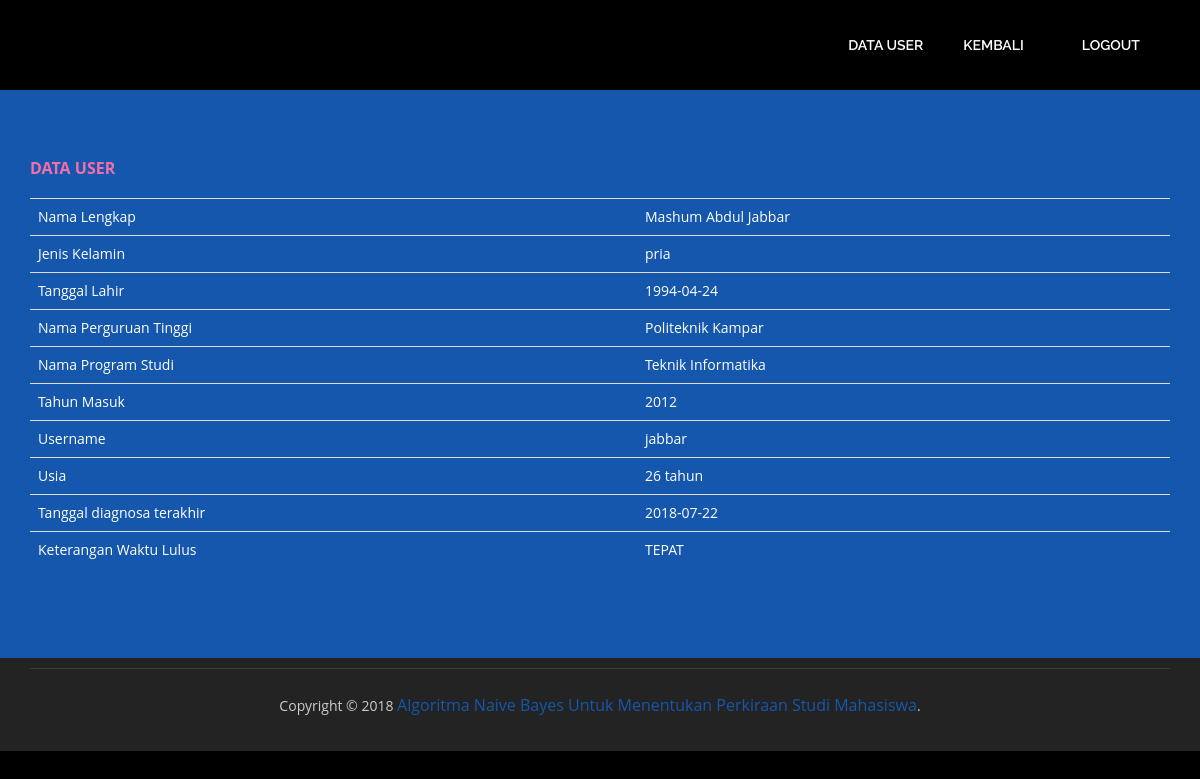
Screenshot of /periksa.php?act=user (signed in) with the database file from the repository.
### tables this page shows
CREATE TABLE `daftar_user` (
  `id_user` int(15) NOT NULL,
  `nama_lengkap` varchar(35) DEFAULT NULL,
  `nama_perti` varchar(35) DEFAULT NULL,
  `nama_jurusan` varchar(35) DEFAULT NULL,
  `tahun_masuk` varchar(35) DEFAULT NULL,
  `nama` varchar(35) DEFAULT NULL,
  `password` varchar(15) DEFAULT NULL,
  `jenis_kelamin` varchar(10) DEFAULT NULL,
  `tgl_lahir` date DEFAULT NULL,
  `tgl_diagnosa` date DEFAULT NULL,
  `keterangan` varchar(35) DEFAULT NULL,
  `updated` varchar(20) DEFAULT NULL,
  `updater` varchar(20) DEFAULT NULL
);

### periksa.php (the view, shortened to what this page needs)
<!doctype html>
<html style="background:#000;">
<head>
<link href="css/bootstrap.min.css" rel="stylesheet" type="text/css">
<link href="css/style.css" rel="stylesheet" type="text/css">
<link href="css/font-awesome.css" rel="stylesheet" type="text/css">
<link href="css/animate.css" rel="stylesheet" type="text/css">
</head>
<body>
<header id="header_wrapper">
  <div class="container">
    <div class="header_box">
	  <nav class="navbar navbar-inverse" role="navigation">
	    <div id="main-nav" class="collapse navbar-collapse navStyle">
			<ul class="nav navbar-nav" id="mainNav">
			  <li><a href="?act=user">Data User</a></li>
			  <li><a href="index.php">Kembali</a></li>
			   <li><a href="logout.php">Logout</a></li>
			</ul>
      </div>
	 </nav>
    </div>
  </div>
</header>
<section id="hero_section" class="top_cont_outer">
  <div class="hero_wrapper" id="hero_periksa">
    <div class="container">
      <div class="hero_section">
        <div class="row">
			<?php if($_GET['act']=="user"){?>
			<div class="col-lg-12 col-sm-7">
            <div class="top_left_cont animated">
			<h3>DATA USER</h3>
			<table class="table table" style="color:white;">
			<?php
			$ssql = "SELECT * FROM daftar_user WHERE id_user = '".$_SESSION['user']."'";
						$query = mysql_query($ssql);
						while ($record = mysql_fetch_array($query)){
							$lahir = substr($record['tgl_lahir'], 0, 4);
							$now = date ('Y');
							$usia = $now - $lahir;
							echo "<tr>";
							echo "<td>Nama Lengkap</td>";
							echo "<td>".$record['nama_lengkap']."</td>";
							echo "</tr>";
							echo "<tr>";
							echo "<td>Jenis Kelamin</td>";
							echo "<td>".$record['jenis_kelamin']."</td>";
							echo "</tr>";
							echo "<tr>";
							echo "<td>Tanggal Lahir</td>";
							echo "<td>".$record['tgl_lahir']."</td>";
							echo "</tr>";
							echo "<tr>";
							echo "<td>Nama Perguruan Tinggi</td>";
							echo "<td>".$record['nama_perti']."</td>";
							echo "</tr>";
							echo "<tr>";
							echo "<td>Nama Program Studi</td>";
							echo "<td>".$record['nama_jurusan']."</td>";
							echo "</tr>";
							echo "<tr>";
							echo "<td>Tahun Masuk</td>";
							echo "<td>".$record['tahun_masuk']."</td>";
							echo "</tr>";
							echo "<tr>";
							echo "<td>Username</td>";
							echo "<td>".$record['nama']."</td>";
							echo "</tr>";
							echo "<tr>";
							echo "<td>Usia</td>";
							echo "<td>$usia tahun</td>";
							echo "</tr>";
							echo "<tr>";
							echo "<td>Tanggal diagnosa terakhir</td>";
							echo "<td>".$record['tgl_diagnosa']."</td>";
							echo "</tr>";
							echo "<tr>";
							echo "<td>Keterangan Waktu Lulus</td>";
							echo "<td>".$record['keterangan']."</td>";
							echo "</tr>";
						} ?>
						</table>
				</div>
				</div>
					<?php	} ?>
        </div>
      </div>
    </div>
  </div>
</section>
<footer class="footer_wrapper" id="contact_periksa">
  <div class="container">
    <section class="page_section contact" id="contact_periksa">
    </section>
  </div>
  <div class="container">
    <div class="footer_bottom"><span>Copyright © 2018 <a href="index.php">Algoritma Naive Bayes Untuk Menentukan Perkiraan Studi Mahasiswa</a>. </span> </div>
  </div>
</footer>
</body>
</html>

### css/style.css (style rules this page uses)
ul { list-style: none; }
a, a:hover, a:active { outline: 0px !important; }
body { background: #fff; font-family: 'Open Sans', sans-serif; font-size: 14px; font-weight: normal; color: #888888; margin: 0; }
h3 { font-family: 'Open Sans', sans-serif; font-weight: 600; color: #222222; font-size: 18px; margin: 0 0 5px 0; }
#header_wrapper { background: #000; padding: 20px 0px; }
.header_box { position: relative; }
.navbar-inverse { background-color: transparent; border-color: transparent; }
.navbar { border: 0px solid #fff; min-height: 40px; margin-bottom: 0px; }
.navbar-inverse .navbar-nav > li > a { color: #FFF; }
.navStyle { float: right; }
.navStyle ul { list-style: none; padding: 0px; }
.navStyle ul li { display: inline-block; margin: 0 5px; }
.navStyle ul li:first-child { ; }
.navStyle ul li:last-child { margin: 0 0 0 23px; }
.navStyle ul li a { display: block; font-size: 14px; color: #222222; font-family: 'Raleway', sans-serif; text-decoration: none; text-transform: uppercase; font-weight: 600; transition: all 0.2s ease-in-out; -moz-transition: all 0.2s ease-in-out; -webkit-transition: all 0.2s ease-in-out; }
.top_cont_outer { background: #1557ac; position: relative; }
.hero_section { position: relative; }
.top_left_cont { padding: 70px 0; }
.top_left_cont h3 { font-size: 16px; color: #f56eab; margin: 0 0 20px 0; text-align: left; font-weight: 700; }
.page_section.contact { padding: 90px 0 100px; }
.footer_wrapper { background: #232323; }
.footer_bottom { border-top: 1px solid #3C3A3A; padding: 25px 0; }
.footer_bottom span { display: block; font-size: 14px; color: #cccccc; text-align: center; }
.footer_bottom span a { display: inline-block; color: #1557ac; font-size: 16px; transition: all 0.3s ease-in-out; -moz-transition: all 0.3s ease-in-out; -webkit-transition: all 0.3s ease-in-out; }
#contact_periksa { padding: 0px 0 10px; }
#hero_periksa { min-height:500px; }

### rows the page displays
daftar_user: nama_lengkap "Mashum Abdul Jabbar", jenis_kelamin "pria", tgl_lahir "1994-04-24", nama_perti "Politeknik Kampar", nama_jurusan "Teknik Informatika", tahun_masuk "2012", nama "jabbar", tgl_lahir "26", tgl_diagnosa "2018-07-22", keterangan "TEPAT"
